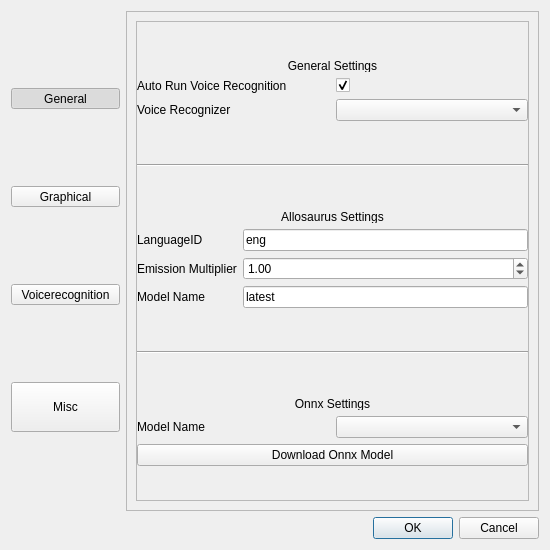
<?xml version="1.0" encoding="UTF-8"?>
<ui version="4.0">
 <class>SettingsDialog</class>
 <widget class="QDialog" name="SettingsDialog">
  <property name="windowModality">
   <enum>Qt::ApplicationModal</enum>
  </property>
  <property name="geometry">
   <rect>
    <x>0</x>
    <y>0</y>
    <width>550</width>
    <height>550</height>
   </rect>
  </property>
  <property name="sizePolicy">
   <sizepolicy hsizetype="Fixed" vsizetype="Fixed">
    <horstretch>0</horstretch>
    <verstretch>0</verstretch>
   </sizepolicy>
  </property>
  <property name="minimumSize">
   <size>
    <width>550</width>
    <height>550</height>
   </size>
  </property>
  <property name="maximumSize">
   <size>
    <width>550</width>
    <height>550</height>
   </size>
  </property>
  <property name="baseSize">
   <size>
    <width>550</width>
    <height>550</height>
   </size>
  </property>
  <property name="windowTitle">
   <string>Settings</string>
  </property>
  <property name="windowIcon">
   <iconset resource="../qt-icons.qrc">
    <normaloff>:/rsrc/window_icon.png</normaloff>:/rsrc/window_icon.png</iconset>
  </property>
  <property name="sizeGripEnabled">
   <bool>false</bool>
  </property>
  <layout class="QGridLayout" name="gridLayout_6">
   <item row="1" column="0" colspan="2">
    <widget class="QDialogButtonBox" name="buttonBox">
     <property name="orientation">
      <enum>Qt::Horizontal</enum>
     </property>
     <property name="standardButtons">
      <set>QDialogButtonBox::Cancel|QDialogButtonBox::Ok</set>
     </property>
    </widget>
   </item>
   <item row="0" column="0">
    <layout class="QVBoxLayout" name="settings_categories">
     <property name="spacing">
      <number>0</number>
     </property>
     <property name="sizeConstraint">
      <enum>QLayout::SetDefaultConstraint</enum>
     </property>
     <item>
      <widget class="QToolButton" name="general_2">
       <property name="minimumSize">
        <size>
         <width>109</width>
         <height>0</height>
        </size>
       </property>
       <property name="text">
        <string>General</string>
       </property>
       <property name="icon">
        <iconset resource="../qt-icons.qrc">
         <normaloff>:/rsrc/icons/settings-3-fill.png</normaloff>:/rsrc/icons/settings-3-fill.png</iconset>
       </property>
       <property name="iconSize">
        <size>
         <width>96</width>
         <height>96</height>
        </size>
       </property>
       <property name="checkable">
        <bool>true</bool>
       </property>
       <property name="checked">
        <bool>true</bool>
       </property>
       <property name="autoExclusive">
        <bool>true</bool>
       </property>
       <property name="toolButtonStyle">
        <enum>Qt::ToolButtonTextUnderIcon</enum>
       </property>
       <property name="autoRaise">
        <bool>false</bool>
       </property>
       <property name="arrowType">
        <enum>Qt::NoArrow</enum>
       </property>
      </widget>
     </item>
     <item>
      <widget class="QToolButton" name="graphical_2">
       <property name="minimumSize">
        <size>
         <width>109</width>
         <height>0</height>
        </size>
       </property>
       <property name="text">
        <string>Graphical</string>
       </property>
       <property name="icon">
        <iconset resource="../qt-icons.qrc">
         <normaloff>:/rsrc/icons/window-fill.png</normaloff>:/rsrc/icons/window-fill.png</iconset>
       </property>
       <property name="iconSize">
        <size>
         <width>96</width>
         <height>96</height>
        </size>
       </property>
       <property name="checkable">
        <bool>true</bool>
       </property>
       <property name="autoExclusive">
        <bool>true</bool>
       </property>
       <property name="toolButtonStyle">
        <enum>Qt::ToolButtonTextUnderIcon</enum>
       </property>
      </widget>
     </item>
     <item>
      <widget class="QToolButton" name="voice_rec">
       <property name="minimumSize">
        <size>
         <width>109</width>
         <height>0</height>
        </size>
       </property>
       <property name="text">
        <string>Voicerecognition</string>
       </property>
       <property name="icon">
        <iconset resource="../qt-icons.qrc">
         <normaloff>:/rsrc/icons/voice-recognition-fill.png</normaloff>:/rsrc/icons/voice-recognition-fill.png</iconset>
       </property>
       <property name="iconSize">
        <size>
         <width>96</width>
         <height>96</height>
        </size>
       </property>
       <property name="checkable">
        <bool>true</bool>
       </property>
       <property name="autoExclusive">
        <bool>true</bool>
       </property>
       <property name="toolButtonStyle">
        <enum>Qt::ToolButtonTextUnderIcon</enum>
       </property>
      </widget>
     </item>
     <item>
      <widget class="QToolButton" name="misc_2">
       <property name="minimumSize">
        <size>
         <width>109</width>
         <height>50</height>
        </size>
       </property>
       <property name="baseSize">
        <size>
         <width>0</width>
         <height>0</height>
        </size>
       </property>
       <property name="text">
        <string>Misc</string>
       </property>
       <property name="icon">
        <iconset resource="../qt-icons.qrc">
         <normaloff>:/rsrc/icons/list-settings-line.png</normaloff>:/rsrc/icons/list-settings-line.png</iconset>
       </property>
       <property name="iconSize">
        <size>
         <width>96</width>
         <height>96</height>
        </size>
       </property>
       <property name="checkable">
        <bool>true</bool>
       </property>
       <property name="autoExclusive">
        <bool>true</bool>
       </property>
       <property name="toolButtonStyle">
        <enum>Qt::ToolButtonTextUnderIcon</enum>
       </property>
      </widget>
     </item>
    </layout>
   </item>
   <item row="0" column="1">
    <widget class="QStackedWidget" name="settings_options">
     <property name="frameShape">
      <enum>QFrame::StyledPanel</enum>
     </property>
     <property name="frameShadow">
      <enum>QFrame::Plain</enum>
     </property>
     <property name="currentIndex">
      <number>2</number>
     </property>
     <widget class="QWidget" name="general">
      <layout class="QGridLayout" name="gridLayout_2">
       <item row="3" column="1">
        <widget class="QComboBox" name="ui_language">
         <property name="currentText">
          <string/>
         </property>
        </widget>
       </item>
       <item row="1" column="0">
        <widget class="QLabel" name="label_7">
         <property name="text">
          <string>Show Rest Frames after Words</string>
         </property>
        </widget>
       </item>
       <item row="1" column="1">
        <widget class="QCheckBox" name="rest_after_words">
         <property name="text">
          <string>Enable</string>
         </property>
        </widget>
       </item>
       <item row="3" column="0">
        <widget class="QLabel" name="label_8">
         <property name="text">
          <string>Language (needs restart to apply)</string>
         </property>
        </widget>
       </item>
       <item row="0" column="1">
        <widget class="QSpinBox" name="fps_value">
         <property name="minimum">
          <number>1</number>
         </property>
         <property name="maximum">
          <number>999</number>
         </property>
         <property name="value">
          <number>24</number>
         </property>
        </widget>
       </item>
       <item row="0" column="0">
        <widget class="QLabel" name="label_3">
         <property name="layoutDirection">
          <enum>Qt::LeftToRight</enum>
         </property>
         <property name="autoFillBackground">
          <bool>false</bool>
         </property>
         <property name="text">
          <string>FPS</string>
         </property>
         <property name="scaledContents">
          <bool>false</bool>
         </property>
        </widget>
       </item>
       <item row="2" column="0">
        <widget class="QLabel" name="label_12">
         <property name="text">
          <string>Show Rest Frames after Phonemes</string>
         </property>
        </widget>
       </item>
       <item row="2" column="1">
        <widget class="QCheckBox" name="rest_after_phonemes">
         <property name="text">
          <string>Enable</string>
         </property>
        </widget>
       </item>
      </layout>
     </widget>
     <widget class="QWidget" name="graphical">
      <layout class="QGridLayout" name="gridLayout_3">
       <item row="2" column="2">
        <widget class="QPushButton" name="playback_line_color">
         <property name="minimumSize">
          <size>
           <width>0</width>
           <height>20</height>
          </size>
         </property>
         <property name="styleSheet">
          <string notr="true">background-color: rgb(128, 0, 0);
color: rgb(255, 255, 255);
border: transparent;</string>
         </property>
         <property name="text">
          <string notr="true">Playback Marker Line Color</string>
         </property>
        </widget>
       </item>
       <item row="1" column="2">
        <widget class="QPushButton" name="frame_text_color">
         <property name="minimumSize">
          <size>
           <width>0</width>
           <height>20</height>
          </size>
         </property>
         <property name="styleSheet">
          <string notr="true">background-color: rgb(64, 64, 64);
color: rgb(255, 255, 255);
border: transparent;</string>
         </property>
         <property name="text">
          <string notr="true">Frame Text Color</string>
         </property>
        </widget>
       </item>
       <item row="4" column="0">
        <widget class="QPushButton" name="word_fill_color">
         <property name="minimumSize">
          <size>
           <width>0</width>
           <height>20</height>
          </size>
         </property>
         <property name="styleSheet">
          <string notr="true">background-color: rgb(242, 205, 162);
border: transparent;</string>
         </property>
         <property name="text">
          <string notr="true">Word Fill Color</string>
         </property>
        </widget>
       </item>
       <item row="4" column="2">
        <widget class="QPushButton" name="word_line_color">
         <property name="minimumSize">
          <size>
           <width>0</width>
           <height>20</height>
          </size>
         </property>
         <property name="styleSheet">
          <string notr="true">background-color: rgb(198, 121, 30);
border: transparent;</string>
         </property>
         <property name="text">
          <string notr="true">Word Line Color</string>
         </property>
        </widget>
       </item>
       <item row="9" column="0">
        <widget class="QLineEdit" name="qss_path"/>
       </item>
       <item row="0" column="2">
        <widget class="QPushButton" name="wave_line_color">
         <property name="minimumSize">
          <size>
           <width>0</width>
           <height>20</height>
          </size>
         </property>
         <property name="styleSheet">
          <string notr="true">background-color: rgb(162, 205, 242);
border: transparent;</string>
         </property>
         <property name="text">
          <string notr="true">Waveform Line Color</string>
         </property>
         <property name="flat">
          <bool>false</bool>
         </property>
        </widget>
       </item>
       <item row="5" column="0">
        <widget class="QPushButton" name="phoneme_fill_color">
         <property name="minimumSize">
          <size>
           <width>0</width>
           <height>20</height>
          </size>
         </property>
         <property name="styleSheet">
          <string notr="true">background-color: rgb(231, 185, 210);
border: transparent;</string>
         </property>
         <property name="text">
          <string notr="true">Phoneme Fill Color</string>
         </property>
        </widget>
       </item>
       <item row="3" column="2">
        <widget class="QPushButton" name="phrase_line_color">
         <property name="minimumSize">
          <size>
           <width>0</width>
           <height>20</height>
          </size>
         </property>
         <property name="styleSheet">
          <string notr="true">background-color: rgb(121, 198, 30);
border: transparent;</string>
         </property>
         <property name="text">
          <string notr="true">Phrase Line Color</string>
         </property>
        </widget>
       </item>
       <item row="9" column="2">
        <widget class="QPushButton" name="set_qss_path_button">
         <property name="sizePolicy">
          <sizepolicy hsizetype="MinimumExpanding" vsizetype="Fixed">
           <horstretch>0</horstretch>
           <verstretch>0</verstretch>
          </sizepolicy>
         </property>
         <property name="text">
          <string>QSS StyleSheet</string>
         </property>
        </widget>
       </item>
       <item row="3" column="0">
        <widget class="QPushButton" name="phrase_fill_color">
         <property name="minimumSize">
          <size>
           <width>0</width>
           <height>20</height>
          </size>
         </property>
         <property name="styleSheet">
          <string notr="true">background-color: rgb(205, 242, 162);
border: transparent;</string>
         </property>
         <property name="text">
          <string notr="true">Phrase Fill Color</string>
         </property>
        </widget>
       </item>
       <item row="0" column="0">
        <widget class="QPushButton" name="wave_fill_color">
         <property name="minimumSize">
          <size>
           <width>0</width>
           <height>20</height>
          </size>
         </property>
         <property name="styleSheet">
          <string notr="true">background-color: rgb(30, 121, 198);
border: transparent;

</string>
         </property>
         <property name="text">
          <string notr="true">Waveform Fill Color</string>
         </property>
         <property name="flat">
          <bool>false</bool>
         </property>
        </widget>
       </item>
       <item row="1" column="0">
        <widget class="QPushButton" name="frame_color">
         <property name="minimumSize">
          <size>
           <width>0</width>
           <height>20</height>
          </size>
         </property>
         <property name="styleSheet">
          <string notr="true">background-color: rgb(192, 192, 192);
border: transparent;</string>
         </property>
         <property name="text">
          <string notr="true">Frame Color</string>
         </property>
        </widget>
       </item>
       <item row="2" column="0">
        <widget class="QPushButton" name="playback_fill_color">
         <property name="minimumSize">
          <size>
           <width>0</width>
           <height>20</height>
          </size>
         </property>
         <property name="styleSheet">
          <string notr="true">background-color: rgb(209, 102, 121);
border: transparent;</string>
         </property>
         <property name="text">
          <string notr="true">Playback Marker Fill Color</string>
         </property>
        </widget>
       </item>
       <item row="5" column="2">
        <widget class="QPushButton" name="phoneme_line_color">
         <property name="minimumSize">
          <size>
           <width>0</width>
           <height>20</height>
          </size>
         </property>
         <property name="styleSheet">
          <string notr="true">background-color: rgb(173, 114, 146);
border: transparent;</string>
         </property>
         <property name="text">
          <string notr="true">Phoneme Line Color</string>
         </property>
        </widget>
       </item>
       <item row="6" column="0" colspan="3">
        <widget class="QPushButton" name="bg_fill_color">
         <property name="sizePolicy">
          <sizepolicy hsizetype="Minimum" vsizetype="Fixed">
           <horstretch>0</horstretch>
           <verstretch>0</verstretch>
          </sizepolicy>
         </property>
         <property name="minimumSize">
          <size>
           <width>0</width>
           <height>20</height>
          </size>
         </property>
         <property name="whatsThis">
          <string/>
         </property>
         <property name="accessibleName">
          <string notr="true"/>
         </property>
         <property name="accessibleDescription">
          <string notr="true"/>
         </property>
         <property name="styleSheet">
          <string notr="true">background-color: rgb(255, 255, 255);
border: transparent;</string>
         </property>
         <property name="text">
          <string notr="true">Background Color</string>
         </property>
        </widget>
       </item>
      </layout>
     </widget>
     <widget class="QWidget" name="voice">
      <layout class="QGridLayout" name="gridLayout">
       <item row="0" column="0">
        <widget class="QScrollArea" name="ai_scroller">
         <property name="widgetResizable">
          <bool>true</bool>
         </property>
         <widget class="QWidget" name="scrollAreaWidgetContents">
          <property name="geometry">
           <rect>
            <x>0</x>
            <y>0</y>
            <width>393</width>
            <height>480</height>
           </rect>
          </property>
          <property name="sizePolicy">
           <sizepolicy hsizetype="Expanding" vsizetype="Expanding">
            <horstretch>0</horstretch>
            <verstretch>0</verstretch>
           </sizepolicy>
          </property>
          <widget class="QWidget" name="voice_controls" native="true">
           <property name="geometry">
            <rect>
             <x>0</x>
             <y>0</y>
             <width>391</width>
             <height>481</height>
            </rect>
           </property>
           <property name="sizePolicy">
            <sizepolicy hsizetype="MinimumExpanding" vsizetype="MinimumExpanding">
             <horstretch>0</horstretch>
             <verstretch>0</verstretch>
            </sizepolicy>
           </property>
           <property name="minimumSize">
            <size>
             <width>300</width>
             <height>300</height>
            </size>
           </property>
           <layout class="QVBoxLayout" name="verticalLayout">
            <property name="spacing">
             <number>6</number>
            </property>
            <property name="leftMargin">
             <number>0</number>
            </property>
            <property name="topMargin">
             <number>0</number>
            </property>
            <property name="rightMargin">
             <number>0</number>
            </property>
            <property name="bottomMargin">
             <number>0</number>
            </property>
            <item>
             <layout class="QGridLayout" name="general_controls">
              <item row="2" column="0">
               <widget class="QLabel" name="label_6">
                <property name="text">
                 <string>Voice Recognizer</string>
                </property>
               </widget>
              </item>
              <item row="2" column="1">
               <widget class="QComboBox" name="selected_recognizer">
                <property name="autoFillBackground">
                 <bool>false</bool>
                </property>
                <property name="currentText">
                 <string/>
                </property>
               </widget>
              </item>
              <item row="1" column="0">
               <widget class="QLabel" name="label_4">
                <property name="text">
                 <string>Auto Run Voice Recognition</string>
                </property>
               </widget>
              </item>
              <item row="1" column="1">
               <widget class="QCheckBox" name="run_voice_recognition">
                <property name="enabled">
                 <bool>true</bool>
                </property>
                <property name="text">
                 <string/>
                </property>
                <property name="checked">
                 <bool>true</bool>
                </property>
               </widget>
              </item>
              <item row="0" column="0" colspan="2">
               <widget class="QLabel" name="label_10">
                <property name="sizePolicy">
                 <sizepolicy hsizetype="Preferred" vsizetype="Minimum">
                  <horstretch>0</horstretch>
                  <verstretch>0</verstretch>
                 </sizepolicy>
                </property>
                <property name="maximumSize">
                 <size>
                  <width>16777215</width>
                  <height>13</height>
                 </size>
                </property>
                <property name="text">
                 <string>General Settings</string>
                </property>
                <property name="alignment">
                 <set>Qt::AlignCenter</set>
                </property>
               </widget>
              </item>
             </layout>
            </item>
            <item>
             <widget class="Line" name="line">
              <property name="orientation">
               <enum>Qt::Horizontal</enum>
              </property>
             </widget>
            </item>
            <item>
             <layout class="QGridLayout" name="allosaurus_controls">
              <item row="2" column="0">
               <widget class="QLabel" name="label">
                <property name="text">
                 <string>Emission Multiplier</string>
                </property>
               </widget>
              </item>
              <item row="3" column="1">
               <widget class="QLineEdit" name="model_name">
                <property name="text">
                 <string notr="true">latest</string>
                </property>
               </widget>
              </item>
              <item row="2" column="1">
               <widget class="QDoubleSpinBox" name="voice_emission_value">
                <property name="minimum">
                 <double>0.010000000000000</double>
                </property>
                <property name="maximum">
                 <double>5.000000000000000</double>
                </property>
                <property name="singleStep">
                 <double>0.100000000000000</double>
                </property>
                <property name="stepType">
                 <enum>QAbstractSpinBox::DefaultStepType</enum>
                </property>
                <property name="value">
                 <double>1.000000000000000</double>
                </property>
               </widget>
              </item>
              <item row="3" column="0">
               <widget class="QLabel" name="label_9">
                <property name="text">
                 <string>Model Name</string>
                </property>
               </widget>
              </item>
              <item row="0" column="0" colspan="2">
               <widget class="QLabel" name="label_11">
                <property name="sizePolicy">
                 <sizepolicy hsizetype="Preferred" vsizetype="Minimum">
                  <horstretch>0</horstretch>
                  <verstretch>0</verstretch>
                 </sizepolicy>
                </property>
                <property name="maximumSize">
                 <size>
                  <width>16777215</width>
                  <height>13</height>
                 </size>
                </property>
                <property name="text">
                 <string>Allosaurus Settings</string>
                </property>
                <property name="scaledContents">
                 <bool>false</bool>
                </property>
                <property name="alignment">
                 <set>Qt::AlignCenter</set>
                </property>
               </widget>
              </item>
              <item row="1" column="1">
               <widget class="QLineEdit" name="lang_id_value">
                <property name="text">
                 <string notr="true">eng</string>
                </property>
               </widget>
              </item>
              <item row="1" column="0">
               <widget class="QLabel" name="label_2">
                <property name="text">
                 <string>LanguageID</string>
                </property>
               </widget>
              </item>
             </layout>
            </item>
            <item>
             <widget class="Line" name="line_2">
              <property name="orientation">
               <enum>Qt::Horizontal</enum>
              </property>
             </widget>
            </item>
            <item>
             <layout class="QGridLayout" name="onnx_controls">
              <item row="1" column="1">
               <widget class="QComboBox" name="available_onnx_models">
                <property name="autoFillBackground">
                 <bool>false</bool>
                </property>
               </widget>
              </item>
              <item row="0" column="0" colspan="2">
               <widget class="QLabel" name="label_13">
                <property name="sizePolicy">
                 <sizepolicy hsizetype="Preferred" vsizetype="Minimum">
                  <horstretch>0</horstretch>
                  <verstretch>0</verstretch>
                 </sizepolicy>
                </property>
                <property name="maximumSize">
                 <size>
                  <width>16777215</width>
                  <height>13</height>
                 </size>
                </property>
                <property name="text">
                 <string>Onnx Settings</string>
                </property>
                <property name="alignment">
                 <set>Qt::AlignCenter</set>
                </property>
               </widget>
              </item>
              <item row="1" column="0">
               <widget class="QLabel" name="label_14">
                <property name="text">
                 <string>Model Name</string>
                </property>
               </widget>
              </item>
              <item row="2" column="0" colspan="2">
               <widget class="QPushButton" name="download_onnx_model">
                <property name="text">
                 <string>Download Onnx Model</string>
                </property>
               </widget>
              </item>
             </layout>
            </item>
           </layout>
          </widget>
         </widget>
        </widget>
       </item>
      </layout>
     </widget>
     <widget class="QWidget" name="misc">
      <layout class="QGridLayout" name="gridLayout_7">
       <property name="verticalSpacing">
        <number>75</number>
       </property>
       <item row="0" column="0">
        <widget class="QPushButton" name="ffmpeg_delete_button">
         <property name="text">
          <string>Remove FFMpeg</string>
         </property>
        </widget>
       </item>
       <item row="1" column="0">
        <widget class="QPushButton" name="allo_delete_button">
         <property name="text">
          <string>Remove AI Model</string>
         </property>
        </widget>
       </item>
       <item row="3" column="0">
        <layout class="QGridLayout" name="gridLayout_5" rowstretch="0,0">
         <item row="1" column="1">
          <widget class="QLineEdit" name="app_data_path">
           <property name="readOnly">
            <bool>true</bool>
           </property>
          </widget>
         </item>
         <item row="1" column="2">
          <widget class="QPushButton" name="open_app_data_path">
           <property name="text">
            <string>Open in FileBrowser</string>
           </property>
          </widget>
         </item>
         <item row="0" column="1">
          <widget class="QLabel" name="label_5">
           <property name="text">
            <string>AppData Path:</string>
           </property>
          </widget>
         </item>
        </layout>
       </item>
       <item row="4" column="0">
        <layout class="QHBoxLayout" name="horizontalLayout">
         <item>
          <spacer name="horizontalSpacer_2">
           <property name="orientation">
            <enum>Qt::Horizontal</enum>
           </property>
           <property name="sizeHint" stdset="0">
            <size>
             <width>40</width>
             <height>20</height>
            </size>
           </property>
          </spacer>
         </item>
         <item>
          <widget class="QPushButton" name="reset_colors">
           <property name="text">
            <string>Reset Colors</string>
           </property>
          </widget>
         </item>
         <item>
          <widget class="QPushButton" name="delete_settings">
           <property name="text">
            <string>Delete All Settings</string>
           </property>
          </widget>
         </item>
        </layout>
       </item>
       <item row="2" column="0">
        <widget class="QPushButton" name="rhubarb_delete_button">
         <property name="text">
          <string>Remove Rhubarb</string>
         </property>
        </widget>
       </item>
      </layout>
     </widget>
    </widget>
   </item>
  </layout>
 </widget>
 <resources>
  <include location="../qt-icons.qrc"/>
 </resources>
 <connections>
  <connection>
   <sender>buttonBox</sender>
   <signal>accepted()</signal>
   <receiver>SettingsDialog</receiver>
   <slot>accept()</slot>
   <hints>
    <hint type="sourcelabel">
     <x>248</x>
     <y>254</y>
    </hint>
    <hint type="destinationlabel">
     <x>157</x>
     <y>274</y>
    </hint>
   </hints>
  </connection>
  <connection>
   <sender>buttonBox</sender>
   <signal>rejected()</signal>
   <receiver>SettingsDialog</receiver>
   <slot>reject()</slot>
   <hints>
    <hint type="sourcelabel">
     <x>316</x>
     <y>260</y>
    </hint>
    <hint type="destinationlabel">
     <x>286</x>
     <y>274</y>
    </hint>
   </hints>
  </connection>
 </connections>
</ui>
